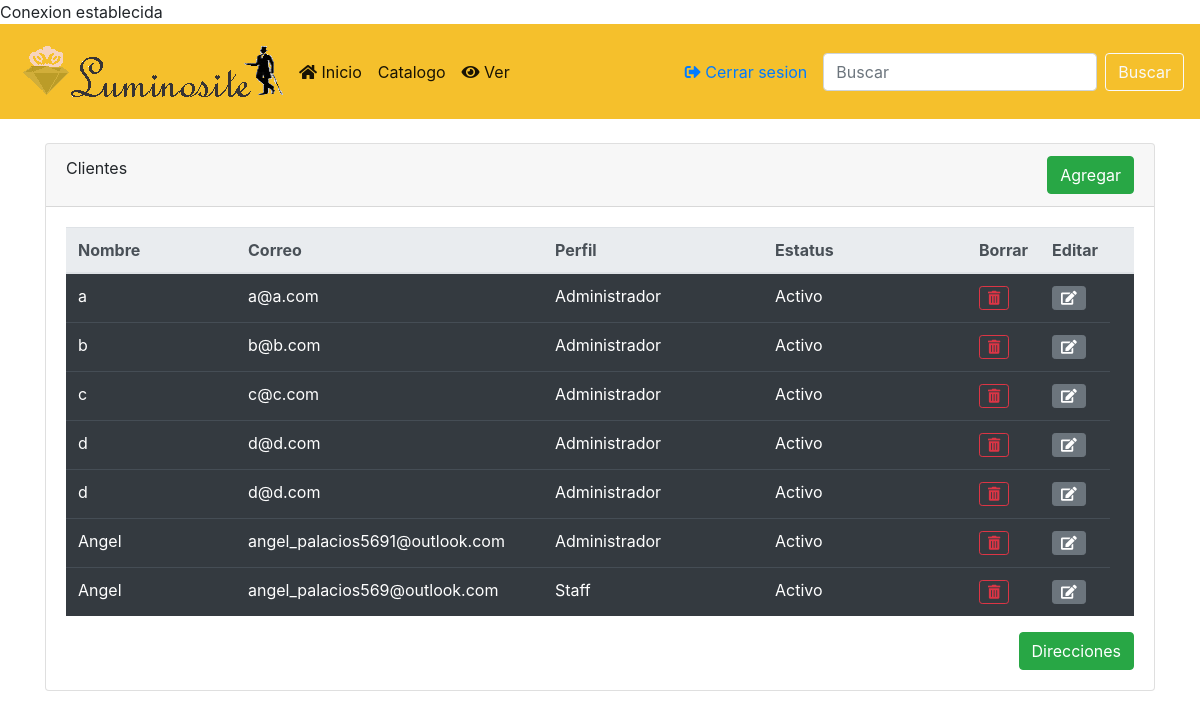
The app's page /clientes.php (signed in) with its own data.
### tables this page shows
CREATE TABLE `cliente` (
  `id_cliente` int(11) NOT NULL AUTO_INCREMENT,
  `nombre_cliente` varchar(45) NOT NULL,
  `primer_apellido` varchar(45) NOT NULL,
  `segundo_apellido` varchar(45) NOT NULL,
  `password` varchar(100) NOT NULL,
  `correo_electronico` varchar(100) NOT NULL,
  `telefono` varchar(10) NOT NULL,
  `sexo` enum('Hombre','Mujer','Indeterminado') NOT NULL,
  `perfil` enum('Administrador','Técnico','Staff') NOT NULL,
  `estatus` enum('Activo','Inactivo') NOT NULL,
  `foto_perfil` blob NOT NULL,
  PRIMARY KEY (`id_cliente`)
);

### clientes.php (the view, shortened to what this page needs)
<?php
require_once './conexion.php';
?>
<!DOCTYPE html>
<html lang="es-MX">
<head>
    <link rel="stylesheet" href="css/bootstrap.min.css">
    <link rel="stylesheet" href="css/all.min.css">
</head>
<body>
        <?php require_once('./menu.php'); ?>
    <div class="container mt-4">
        <div class="card">
            <div class="card-header">
                Clientes
                <a href="clientes_formularios.php"class="btn btn-success float-right">Agregar</a>
            </div>
            <div class="card-body">
                <table class="table table-dark table table-hover">
                    <thead class="thead-light">
                        <tr>
                            <th style="width: 20%;" scope="col">Nombre</th>
                            <th style="width: 30%;" scope="col">Correo</th>
                            <th style="width: 25%;" scope="col">Perfil</th>
                            <th style="width: 25%;" scope="col">Estatus</th>
                            <th style="width: 25%;" scope="col">Borrar</th>
                            <th style="width: 10%;" scope="col">Editar</th>
                            <th style="width: 10%;" scope="col">
                            </th>
                        </tr>
                    </thead>
                    <tbody>
                    <?php
                        $sql = 'select id_cliente, nombre_cliente, primer_apellido, correo_electronico, telefono,perfil,estatus from cliente order by primer_apellido, nombre_cliente asc';
                        foreach ($conexion->query($sql) as $registro) {
                            $registro['nombre_cliente'] = htmlentities($registro['nombre_cliente']);
                            $registro['primer_apellido'] = htmlentities($registro['primer_apellido']);
                            $registro['correo_electronico'] = htmlentities($registro['correo_electronico']);
                            $registro['estatus'] = htmlentities($registro['estatus']);
                            if ($registro['estatus']=="Activo"){
                        echo <<<fin
                        <tr>
                            <td scope="row">{$registro['nombre_cliente']}</td>
                            <td scope="row">{$registro['correo_electronico']}</td>
                            <td scope="row">{$registro['perfil']}</td>
                            <td scope="row">{$registro['estatus']}</td>
                            <td>
                                <a class="btn btn-outline-danger btn-sm" href="clientes_borrar.php?id_cliente={$registro['id_cliente']}"><i class="fa fa-trash-alt"></i></a>
                            </td>
                            <td>
                                <a class="btn btn-secondary btn-sm" href="clientes_editar.php?id={$registro['id_cliente']}"><i class="fa fa-edit"></i></a>
                            </td>
                        </tr>
fin;
                            }
                }
                        ?>
                    </tbody>
                </table>
                <a href="direcciones.php" class="btn btn-success float-right">Direcciones</a>
            </div>
        </div>
    </div>
</body>
</html>

### records on screen
cliente: nombre_cliente "a", correo_electronico "a@a.com", perfil "Administrador", estatus "Activo"
cliente: nombre_cliente "b", correo_electronico "b@b.com", perfil "Administrador", estatus "Activo"
cliente: nombre_cliente "c", correo_electronico "c@c.com", perfil "Administrador", estatus "Activo"
cliente: nombre_cliente "d", correo_electronico "d@d.com", perfil "Administrador", estatus "Activo"
cliente: nombre_cliente "d", correo_electronico "d@d.com", perfil "Administrador", estatus "Activo"
cliente: nombre_cliente "Angel", correo_electronico "angel_palacios5691@outlook.com", perfil "Administrador", estatus "Activo"
cliente: nombre_cliente "Angel", correo_electronico "angel_palacios569@outlook.com", perfil "Staff", estatus "Activo"
